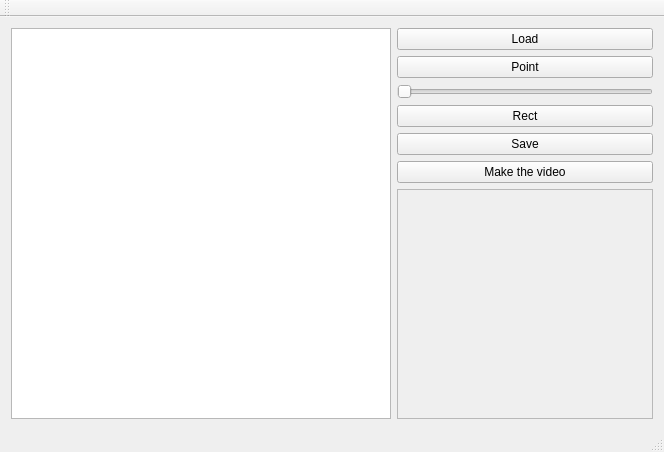
<?xml version="1.0" encoding="UTF-8"?>
<ui version="4.0">
 <class>MainWindow</class>
 <widget class="QMainWindow" name="MainWindow">
  <property name="geometry">
   <rect>
    <x>0</x>
    <y>0</y>
    <width>664</width>
    <height>452</height>
   </rect>
  </property>
  <property name="windowTitle">
   <string>MainWindow</string>
  </property>
  <widget class="QWidget" name="centralWidget">
   <layout class="QHBoxLayout" name="horizontalLayout">
    <item>
     <widget class="QGraphicsView" name="graphicsView">
      <property name="sizePolicy">
       <sizepolicy hsizetype="Expanding" vsizetype="Expanding">
        <horstretch>1</horstretch>
        <verstretch>1</verstretch>
       </sizepolicy>
      </property>
     </widget>
    </item>
    <item>
     <layout class="QVBoxLayout" name="verticalLayout">
      <item>
       <widget class="QPushButton" name="Point_2">
        <property name="text">
         <string>Load</string>
        </property>
       </widget>
      </item>
      <item>
       <widget class="QPushButton" name="Point">
        <property name="text">
         <string>Point</string>
        </property>
       </widget>
      </item>
      <item>
       <widget class="QSlider" name="horizontalSlider">
        <property name="orientation">
         <enum>Qt::Horizontal</enum>
        </property>
       </widget>
      </item>
      <item>
       <widget class="QPushButton" name="Rect">
        <property name="text">
         <string>Rect</string>
        </property>
       </widget>
      </item>
      <item>
       <widget class="QPushButton" name="Save">
        <property name="text">
         <string>Save</string>
        </property>
       </widget>
      </item>
      <item>
       <widget class="QPushButton" name="pushButton">
        <property name="text">
         <string>Make the video</string>
        </property>
       </widget>
      </item>
      <item>
       <widget class="QTextBrowser" name="textBrowser">
        <property name="enabled">
         <bool>false</bool>
        </property>
        <property name="autoFillBackground">
         <bool>true</bool>
        </property>
       </widget>
      </item>
     </layout>
    </item>
   </layout>
  </widget>
  <widget class="QMenuBar" name="menuBar">
   <property name="geometry">
    <rect>
     <x>0</x>
     <y>0</y>
     <width>664</width>
     <height>22</height>
    </rect>
   </property>
  </widget>
  <widget class="QToolBar" name="mainToolBar">
   <attribute name="toolBarArea">
    <enum>TopToolBarArea</enum>
   </attribute>
   <attribute name="toolBarBreak">
    <bool>false</bool>
   </attribute>
  </widget>
  <widget class="QStatusBar" name="statusBar"/>
 </widget>
 <layoutdefault spacing="6" margin="11"/>
 <resources/>
 <connections/>
</ui>
